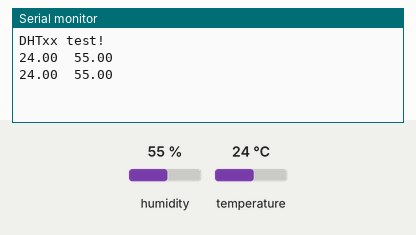
Recording of a sketch running on a simulated Arduino Uno, built with avr-gcc and run on an emulated ATmega328P. Parts: the last lines printed to the serial monitor. Inputs (shaded band) come from the test bench; at power-on: humidity 55 %, temperature 24 °C.

Above: at 3.8 s.
3.9 s: humidity set to 22 %
At 6.6 s:
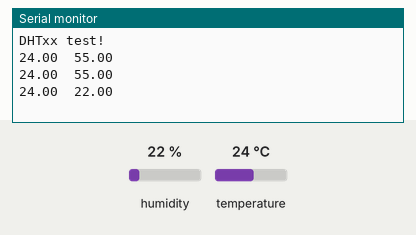
7.8 s: temperature set to 12 °C
At 9.7 s:
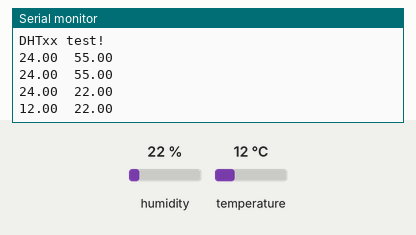
11.7 s: humidity set to 40 %
At 12.9 s:
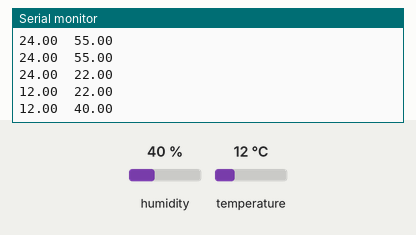
Timing chart, 0 to 14.7 s (numbered marks = the images above; inputs shaded):
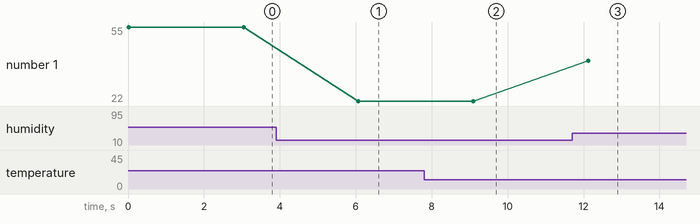

The sketch:

part1.ino
```cpp
#include "DHT.h"
#define DHTTYPE DHT11
#define dht_dpin 4
float temp;
float t_mean = 0;
float h_mean = 0;
float humidity;
DHT dht(dht_dpin, DHTTYPE);

void setup() {
  // put your setup code here, to run once:

  Serial.begin(115200);
  Serial.println(F("DHTxx test!"));
  dht.begin();
}

void loop() {
  // put your main code here, to run repeatedly:

  for (int i = 0; i < 20; i++) {
    humidity = dht.readHumidity();
    temp = dht.readTemperature();
    // Serial.print("temperature:");
    Serial.print(temp);
    Serial.print("\t");
    // Serial.print("humidity:");
    Serial.println(humidity);
    t_mean += temp;
    h_mean += humidity;
    delay(3000);
  }
  t_mean = t_mean/20;
  h_mean = h_mean/20;
  Serial.print("tempMean:");
  Serial.print(t_mean);
  Serial.print("\t");
  Serial.print("hMean:");
  Serial.println(h_mean);

  delay(1000);
}
```

Measured:
- after the input at 3.9 s, the serial monitor: prints a new line after 2.2 s (image 1)
- after the input at 7.8 s, the serial monitor: prints a new line after 1.3 s (image 2)
- after the input at 11.7 s, the serial monitor: prints a new line after 0.42 s (image 3)
- plotted number 1: 55 → 22 after the input at 3.9 s, 22 → 40 after the input at 11.7 s
